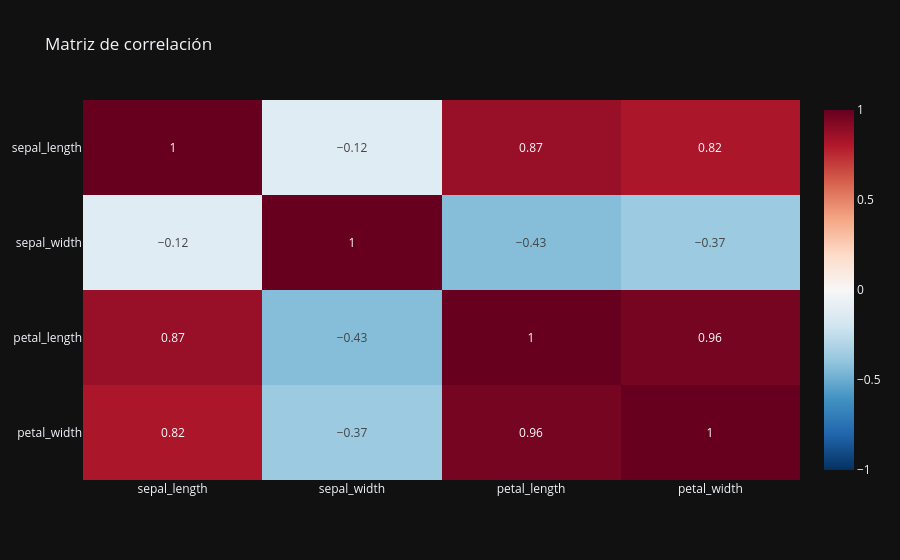

The notebook cell saved with this chart:
### Code cell
# 2.6 Matriz de correlación (numéricas)
num_cols = df.select_dtypes(include='number').columns.tolist()
if len(num_cols) >= 2:
    corr = df[num_cols].corr(numeric_only=True).round(2)
    fig = px.imshow(corr, color_continuous_scale='RdBu_r', zmin=-1, zmax=1, aspect='auto',
                    text_auto=(len(num_cols) <= 12), title='Matriz de correlación')
    fig.show()
else:
    print('Pocas numéricas para correlación.')

### Figure 1 — Plotly figure (JSON) as saved in the notebook; plotly's stock layout.template omitted (floating-point values rounded to 4 significant figures)
{"data": [{"coloraxis": "coloraxis", "hovertemplate": "x: %{x}<br>y: %{y}<br>color: %{z}<extra></extra>", "name": "0", "texttemplate": "%{z}", "type": "heatmap", "x": ["sepal_length", "sepal_width", "petal_length", "petal_width"], "xaxis": "x", "y": ["sepal_length", "sepal_width", "petal_length", "petal_width"], "yaxis": "y", "z": [[1.0, -0.12, 0.87, 0.82], [-0.12, 1.0, -0.43, -0.37], [0.87, -0.43, 1.0, 0.96], [0.82, -0.37, 0.96, 1.0]]}], "layout": {"coloraxis": {"cmax": 1, "cmin": -1, "colorscale": [[0.0, "rgb(5,48,97)"], [0.1, "rgb(33,102,172)"], [0.2, "rgb(67,147,195)"], [0.3, "rgb(146,197,222)"], [0.4, "rgb(209,229,240)"], [0.5, "rgb(247,247,247)"], [0.6, "rgb(253,219,199)"], [0.7, "rgb(244,165,130)"], [0.8, "rgb(214,96,77)"], [0.9, "rgb(178,24,43)"], [1.0, "rgb(103,0,31)"]]}, "title": {"text": "Matriz de correlación"}, "xaxis": {"anchor": "y", "domain": [0.0, 1.0]}, "yaxis": {"anchor": "x", "autorange": "reversed", "domain": [0.0, 1.0]}}}
